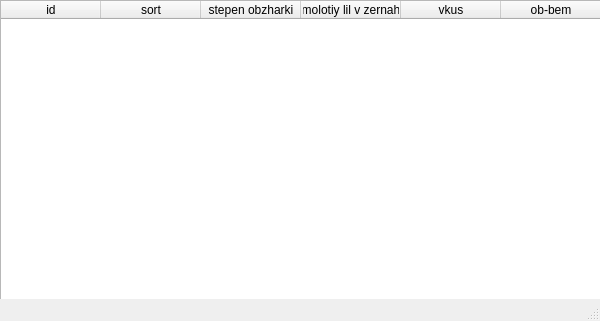
<?xml version="1.0" encoding="UTF-8"?>
<ui version="4.0">
 <class>MainWindow</class>
 <widget class="QMainWindow" name="MainWindow">
  <property name="geometry">
   <rect>
    <x>0</x>
    <y>0</y>
    <width>600</width>
    <height>321</height>
   </rect>
  </property>
  <property name="windowTitle">
   <string>MainWindow</string>
  </property>
  <widget class="QWidget" name="centralwidget">
   <widget class="QTableWidget" name="tableWidget">
    <property name="geometry">
     <rect>
      <x>0</x>
      <y>0</y>
      <width>601</width>
      <height>321</height>
     </rect>
    </property>
    <column>
     <property name="text">
      <string>id</string>
     </property>
    </column>
    <column>
     <property name="text">
      <string>sort</string>
     </property>
    </column>
    <column>
     <property name="text">
      <string>stepen obzharki</string>
     </property>
    </column>
    <column>
     <property name="text">
      <string>molotiy lil v zernah</string>
     </property>
    </column>
    <column>
     <property name="text">
      <string>vkus</string>
     </property>
    </column>
    <column>
     <property name="text">
      <string>ob-bem</string>
     </property>
    </column>
   </widget>
  </widget>
  <widget class="QMenuBar" name="menubar">
   <property name="geometry">
    <rect>
     <x>0</x>
     <y>0</y>
     <width>600</width>
     <height>21</height>
    </rect>
   </property>
  </widget>
  <widget class="QStatusBar" name="statusbar"/>
 </widget>
 <resources/>
 <connections/>
</ui>
